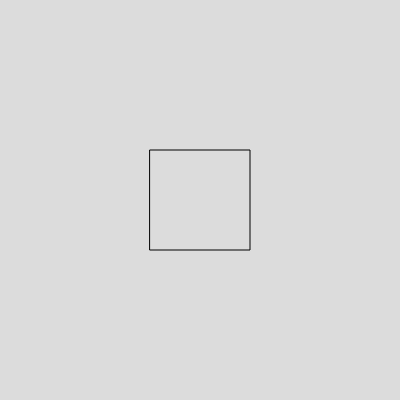
Frame 1 (no input)
Frame 60 (no input): identical to frame 1, image omitted
Frame 120 (the mouse pressed at the canvas centre since frame 60): identical to frame 1, image omitted

The p5.js sketch that drew this single still picture (run headless with seeded random() and noise() and a simulated clock; from frame 60 on, the mouse is pressed at the canvas centre):

// p5.js sketch
// ── sketch.js
function setup() {
  createCanvas(400, 400);
  let gameboard = [[0,0,0,1],
                   [1,0,1,0],
                   [0,0,0,0],
                   [1,0,0,0]];
  let testcell = new Cell(gameboard, 2, 1);
  console.log(testcell.checkMines())
}

function draw() {
  background(220);
  noFill();
  square(150, 150, 100)
}
// ── cell.js
class Cell {
  constructor(gameboard, x, y) {
    this.gameboard = gameboard;
    this.x = x;
    this.y = y;
    this.value = gameboard[x][y];
  }
  
  checkMines() {
    if(this.value==1) {
      return 9;
    }
    return countMines(this.gameboard, this.x, this.y);
    
  }
}

function countMines(gameboard, x, y){
  let total=0;
  
  //Top left + Top + Left

  if(x-1 >= 0 && y-1 >= 0) {
    if(gameboard[x-1][y-1] == 1) {
      total++;
    }
    if(gameboard[x][y-1] == 1) {
      total++;
    }
    if(gameboard[x-1][y] == 1) {
      total++;
    }
  }
  
  //Bottom right + Bottom + Right
  if(x+1 < gameboard[0].length && y+1 < gameboard.length) {
    if(gameboard[x+1][y+1] == 1) {
      total++;
    }
    if(gameboard[x][y+1] == 1) {
      total++;
    }
    if(gameboard[x+1][y] == 1) {
      total++;
    }
  }

  
  //Top right
  if(x+1 < gameboard[0].length && y-1 >= 0) {
    if(gameboard[x+1][y-1]){
      total++;
    }
  }
  
  //Bottom left
  if(x-1 >= 0 && y+1 < gameboard.length) {
    if(gameboard[x+1][y-1]){
      total++;
    }
  }
  
  return total
}
